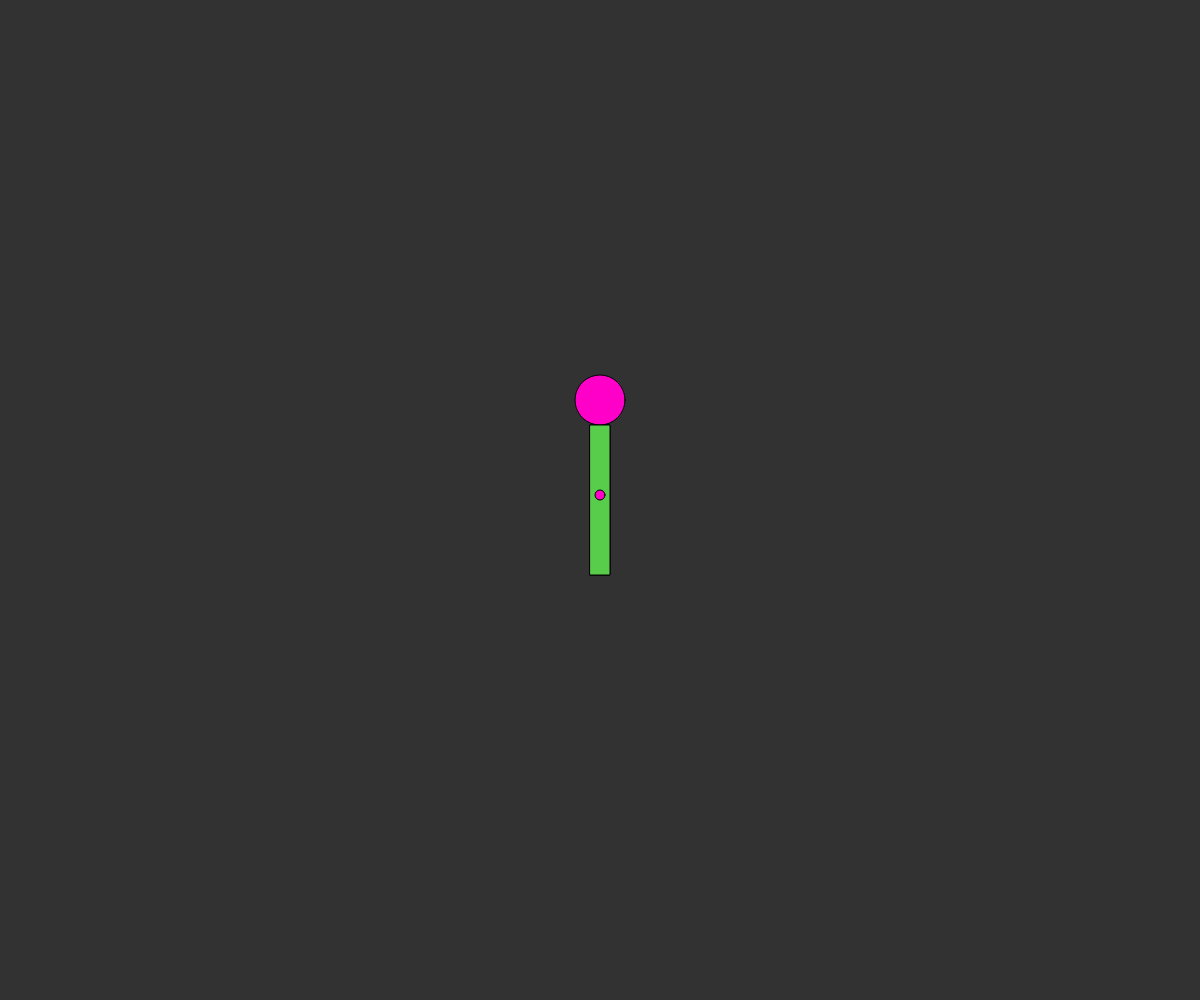
Frame 1 (no input)
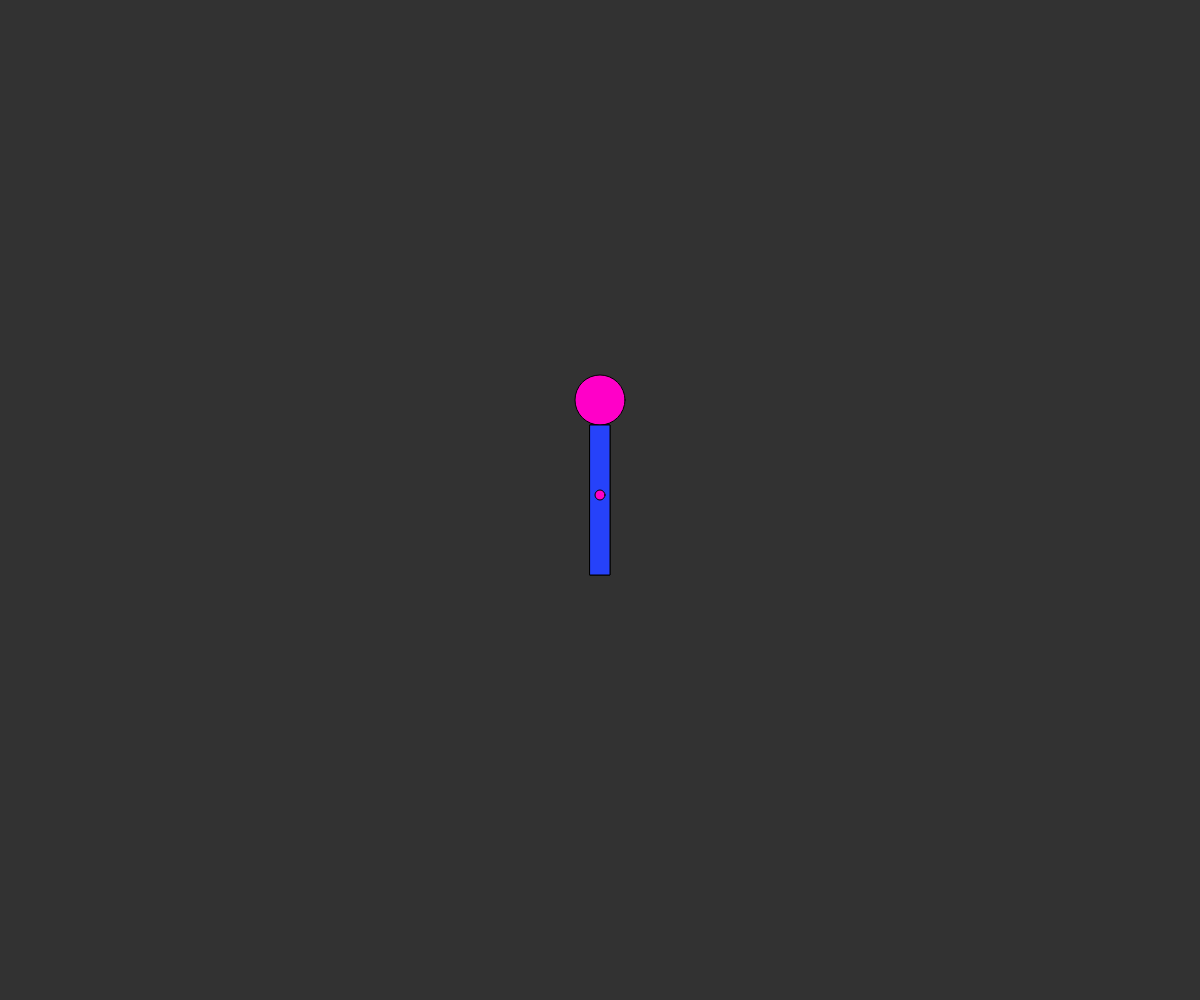
Frame 60 (no input)
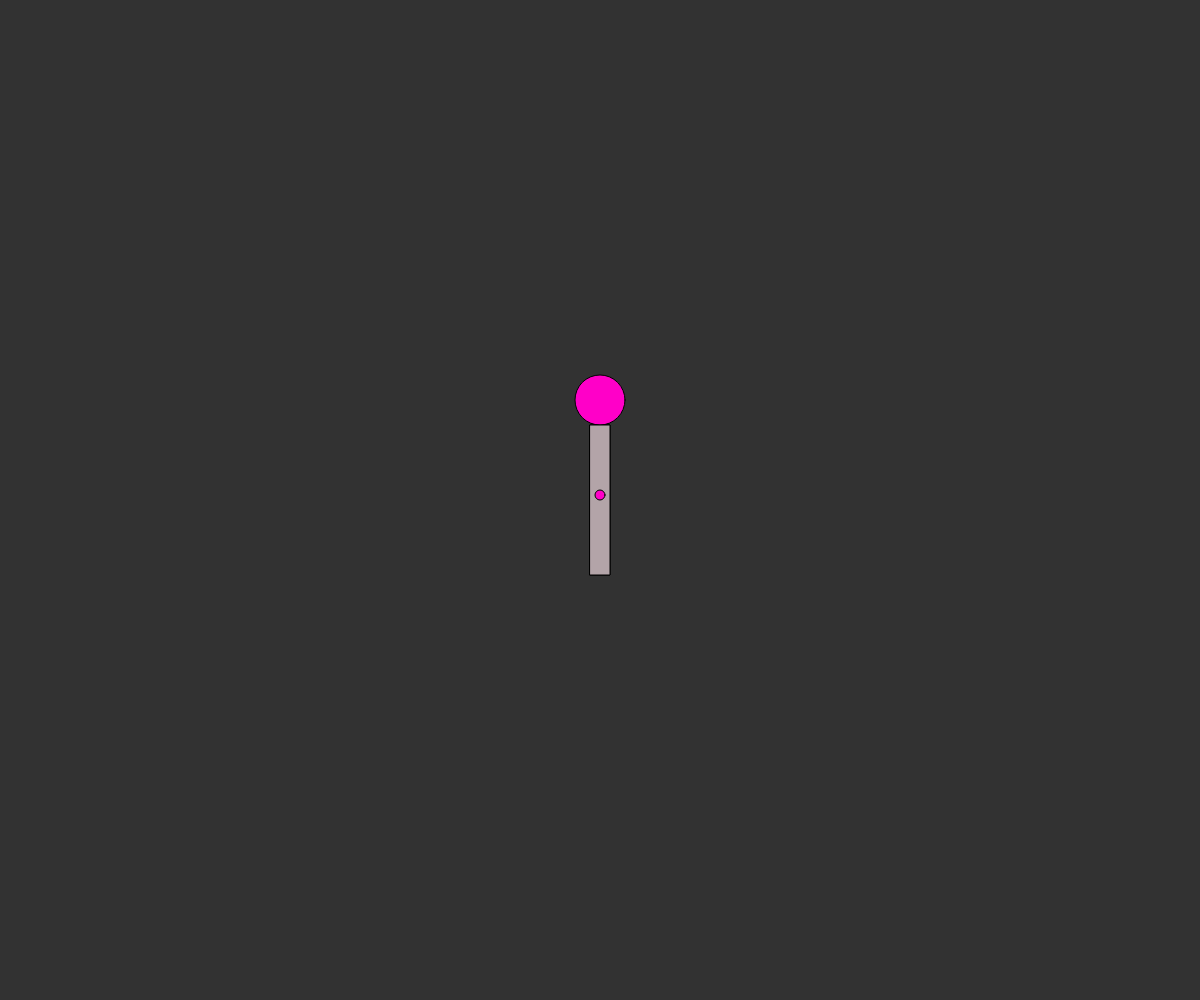
Frame 120 (the mouse pressed at the canvas centre since frame 60)

The p5.js sketch that drew these frames (run headless with seeded random() and noise() and a simulated clock; from frame 60 on, the mouse is pressed at the canvas centre):

// p5.js sketch
// ── sketch.js
/*
https://vimeo.com/channels/learningp5js/139587732
*/

function setup() {
  createCanvas(innerWidth, innerHeight);
}

function draw() {
  background(50);
  lollipop(100,200,50);
  lollipop(10,10,10);
}

function lollipop(x, y, diameter) {

  fill(random(0,255),random(0,255) ,random(0,255));
  rectMode(CENTER);
  rect(innerWidth/2, innerHeight/2, 20, 150);
  
  fill(255, 0, 200);
  ellipse(innerWidth/2, innerHeight/2-y/2, diameter, diameter);
}
